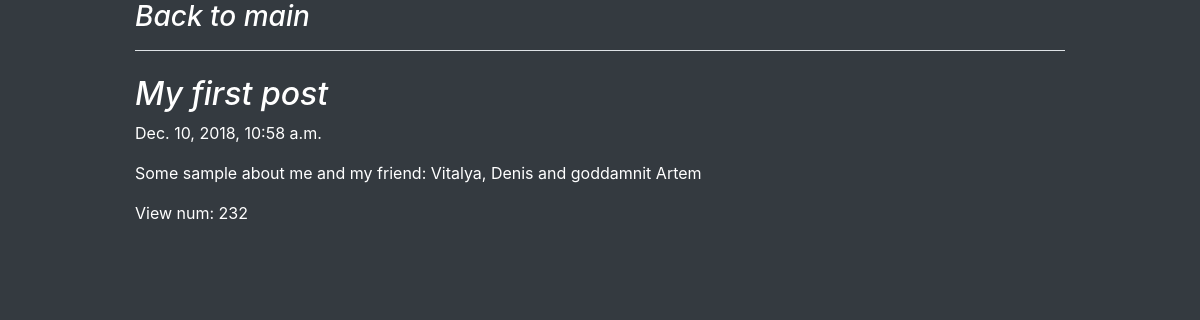
Page /post/Unpopular post on the committed database.
### blog_platform/models.py (models this page shows)
class Post(models.Model):
    objects = PostManager()
    theme = models.CharField(max_length=100, unique=True, verbose_name='Post theme')
    description = models.CharField(max_length=50, verbose_name='Description', default="")
    text = models.CharField(max_length=400, verbose_name='Post sample')
    is_active = models.BooleanField(default=True)
    view_num = models.BigIntegerField(default=0, verbose_name='Number of views')
    creation_time = models.DateTimeField('Date published', auto_now_add=True)

### blog_platform/views.py (the view)
# urls.py: path('post/<str:post_name>', views.post, name='post'),
def post(request, post_name):
    post = Post.objects.all()[0]
    context = {'post': post}
    return render(request, POST_HTML, context)

### blog_platform/templates/post.html
{% extends 'base.html' %}
{% block content %}
<main role="main" class="container text-white">
    <h3 class="pb-3 mb-4 font-italic border-bottom">
        <a class="text-white" href="{% url 'main_page' %}">Back to main</a>
    </h3>
    <div class="row mt-4">
        <div class="col-md-8 blog-main">
            <div class="blog-post">
                <h2 class="blog-post-title font-italic">{{ post.theme }}</h2>
                <p class="blog-post-meta">{{ post.creation_time }}</p>
                <p>{{ post.text }}</p>
            </div>
            <div>
            <p>View num: {{ post.view_num }}</p>
            </div>
        </div>
    </div>
</main>
{% endblock %}

### blog_platform/static/css/styles.css (style rules this page uses)
html { font-size: 14px; }
@media (min-width: 768px) { html { font-size: 16px; } }
.container { max-width: 960px; }

### rows in the picture
Post: theme "My first post", creation_time "Dec. 10, 2018, 10:58 a.m.", text "Some sample about me and my friend: Vitalya, Denis and goddamnit Artem", view_num "232"
